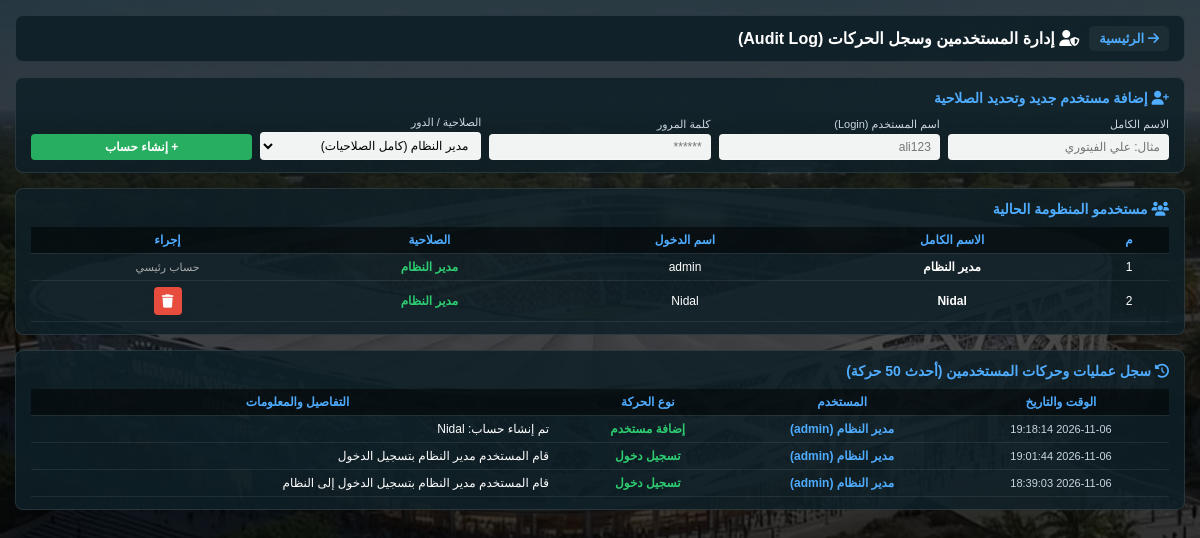
The page /users_management (signed in) on the database its author committed.
### tables this page shows
CREATE TABLE users (
                    id INTEGER PRIMARY KEY AUTOINCREMENT,
                    username TEXT UNIQUE NOT NULL,
                    password_hash TEXT NOT NULL,
                    full_name TEXT NOT NULL,
                    role TEXT NOT NULL);

CREATE TABLE user_activity_log (
    id INTEGER PRIMARY KEY AUTOINCREMENT,
    user_id INTEGER,
    username TEXT,
    user_fullname TEXT,
    action TEXT,
    details TEXT,
    timestamp DATETIME DEFAULT CURRENT_TIMESTAMP
);

### app.py (the view, shortened to what this page needs)
@app.route('/users_management', methods=['GET', 'POST'])
@login_required(roles=['admin'])
def users_management():
    conn = get_db()
    users_list = conn.execute("SELECT id, username, full_name, role FROM users ORDER BY id").fetchall()
    logs = conn.execute("SELECT * FROM user_activity_log ORDER BY id DESC LIMIT 50").fetchall()
    conn.close()
    return render_template('users.html', users=users_list, logs=logs)

### app.py (called while the page is built)
@app.context_processor
def inject_now():
    return {'now': datetime.now()}

def login_required(roles=None):
    def decorator(f):
        @wraps(f)
        def wrapper(*args, **kwargs):
            if 'user_id' not in session:
                return redirect(url_for('login'))
            user_role = session.get('role', 'user')
            if roles and user_role not in roles and user_role != 'admin':
                flash("عفواً، لا تملك الصلاحية للوصول لهذا القسم", "danger")
                return redirect(url_for('dashboard'))
            return f(*args, **kwargs)
        return wrapper
    return decorator

### database.py (called while the page is built)
def get_db():
    conn = sqlite3.connect('database.db')
    conn.row_factory = sqlite3.Row
    return conn

### templates/users.html (shortened to what this page needs)
<!DOCTYPE html>
<html lang="ar" dir="rtl">
<head>
    <link rel="stylesheet" href="https://cdnjs.cloudflare.com/ajax/libs/font-awesome/6.4.0/css/all.min.css">
</head>
<body>
    <div class="header-bar">
        <div style="display: flex; align-items: center; gap: 10px;">
            <a href="{{ url_for('dashboard') }}" class="back-link"><i class="fa-solid fa-arrow-right"></i> الرئيسية</a>
            <h2 style="margin: 0; font-size: 16px;"><i class="fa-solid fa-user-shield"></i> إدارة المستخدمين وسجل الحركات (Audit Log)</h2>
        </div>
    </div>
    <div class="section-box">
        <h3><i class="fa-solid fa-user-plus"></i> إضافة مستخدم جديد وتحديد الصلاحية</h3>
        <form method="POST">
            <div class="form-grid">
                <div class="form-group">
                    <label>الاسم الكامل</label>
                    <input type="text" name="full_name" required placeholder="مثال: علي الفيتوري">
                </div>
                <div class="form-group">
                    <label>اسم المستخدم (Login)</label>
                    <input type="text" name="username" required placeholder="ali123">
                </div>
                <div class="form-group">
                    <label>كلمة المرور</label>
                    <input type="password" name="password" required placeholder="******">
                </div>
                <div class="form-group">
                    <label>الصلاحية / الدور</label>
                    <select name="role" required>
                        <option value="admin">مدير النظام (كامل الصلاحيات)</option>
                    </select>
                </div>
                <div class="form-group">
                    <button type="submit" class="btn">+ إنشاء حساب</button>
                </div>
            </div>
        </form>
    </div>
    <div class="section-box">
        <h3><i class="fa-solid fa-users"></i> مستخدمو المنظومة الحالية</h3>
        <div class="table-responsive" style="max-height: 150px;">
            <table>
                <thead>
                    <tr>
                        <th>م</th>
                        <th>الاسم الكامل</th>
                        <th>اسم الدخول</th>
                        <th>الصلاحية</th>
                        <th>إجراء</th>
                    </tr>
                </thead>
                <tbody>
                    {% for u in users %}
                    <tr>
                        <td>{{ loop.index }}</td>
                        <td style="font-weight: bold;">{{ u.full_name }}</td>
                        <td>{{ u.username }}</td>
                        <td>
                            {% if u.role == 'admin' %}
                            <span style="color: #2ecc71; font-weight: bold;">مدير النظام</span>
                            {% elif u.role == 'accountant' %}
                            <span style="color: #3498db;">محاسب</span>
                            {% else %}
                            <span style="color: #f1c40f;">أمين مخزن</span>
                            {% endif %}
                        </td>
                        <td>
                            {% if u.username != 'admin' %}
                            <form method="POST" style="display:inline;" onsubmit="return confirm('هل أنت متأكد من حذف هذا المستخدم؟')">
                                <button type="submit" class="icon-btn-danger" title="حذف"><i class="fa-solid fa-trash"></i></button>
                            </form>
                            {% else %}
                            <span style="font-size: 11px; color: #aaa;">حساب رئيسي</span>
                            {% endif %}
                        </td>
                    </tr>
                    {% endfor %}
                </tbody>
            </table>
        </div>
    </div>
    <div class="section-box">
        <h3><i class="fa-solid fa-clock-rotate-left"></i> سجل عمليات وحركات المستخدمين (أحدث 50 حركة)</h3>
        <div class="table-responsive">
            <table>
                <thead>
                    <tr>
                        <th>الوقت والتاريخ</th>
                        <th>المستخدم</th>
                        <th>نوع الحركة</th>
                        <th>التفاصيل والمعلومات</th>
                    </tr>
                </thead>
                <tbody>
                    {% for log in logs %}
                    <tr>
                        <td style="color: #cbd5e0; font-size: 11px;">{{ log.timestamp }}</td>
                        <td style="font-weight: bold; color: #4facfe;">{{ log.user_fullname }} ({{ log.username }})</td>
                        <td style="color: #2ecc71; font-weight: bold;">{{ log.action }}</td>
                        <td style="text-align: right; padding-right: 15px;">{{ log.details }}</td>
                    </tr>
                    {% else %}
                    <tr>
                        <td colspan="4" style="text-align: center; color: #aaa;">لا توجد حركات مسجلة حتى الآن.</td>
                    </tr>
                    {% endfor %}
                </tbody>
            </table>
        </div>
    </div>
</body>
</html>

### rows shown on the page
users: full_name "مدير النظام", username "admin", role "مدير النظام", shows "حساب رئيسي"
users: full_name "Nidal", username "Nidal", role "مدير النظام"
user_activity_log: timestamp "2026-11-06 19:18:14", user_fullname "مدير النظام", username "admin", action "إضافة مستخدم", details "تم إنشاء حساب: Nidal"
user_activity_log: timestamp "2026-11-06 19:01:44", user_fullname "مدير النظام", username "admin", action "تسجيل دخول", details "قام المستخدم مدير النظام بتسجيل الدخول"
user_activity_log: timestamp "2026-11-06 18:39:03", user_fullname "مدير النظام", username "admin", action "تسجيل دخول", details "قام المستخدم مدير النظام بتسجيل الدخول إلى النظام"
